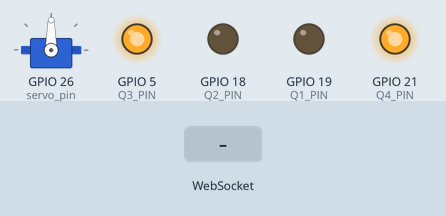
The sketch below on a simulated ESP32. Parts: servo, output pins drawn as LEDs (lit = HIGH). The test bench sets the inputs (shaded band). WiFi joins after 1.5 s; servers stay silent unless stated; what the sketch prints to the serial monitor is not drawn.

Above: at 4.7 s.
4.8 s: WebSocket text "forward_start" received
At 5.1 s:
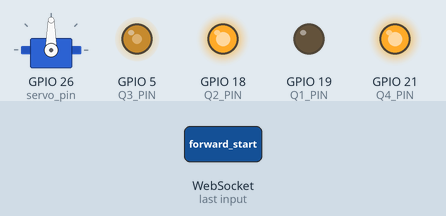
6.3 s: WebSocket text "back_start" received
At 7.4 s:
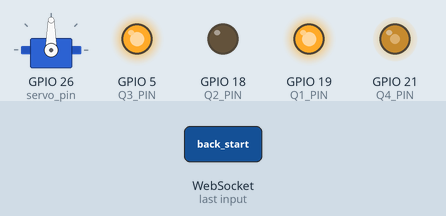
7.8 s: WebSocket text "forward_stop" received
At 8.5 s:
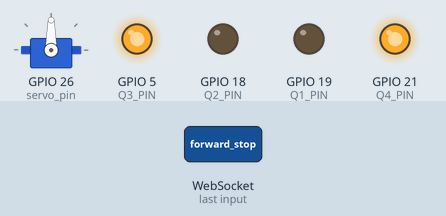
9.3 s: WebSocket text "rear_break" received
At 9.7 s:
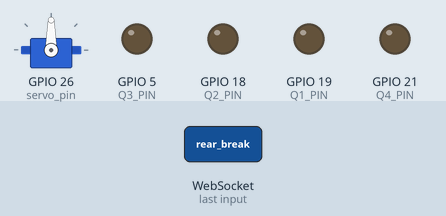
10.8 s: WebSocket text "left_start" received
At 12.0 s:
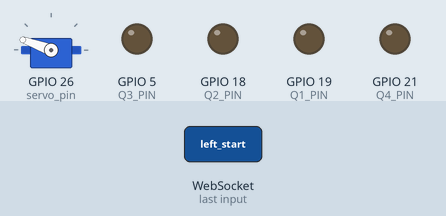
12.3 s: WebSocket text "back_stop" received
At 13.1 s:
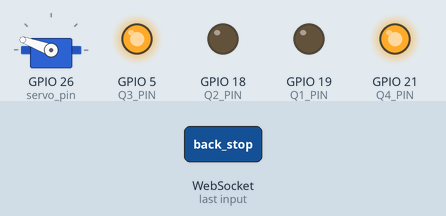
Timing chart, 0 to 14.8 s (numbered marks = the images above; inputs shaded):
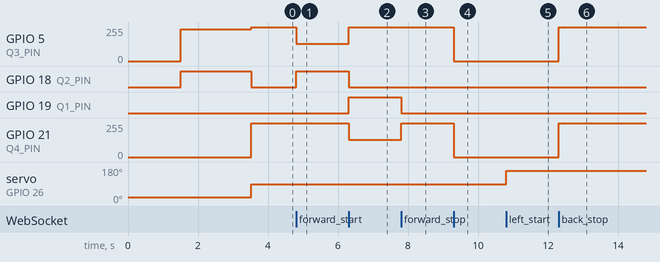

Measured:
- after the input at 4.8 s, GPIO 5 (Q3_PIN): 255/255 → 128/255 at once; GPIO 18 (Q2_PIN): LOW → HIGH at once
- after the input at 6.3 s, GPIO 5 (Q3_PIN): 128/255 → 255/255 at once; GPIO 18 (Q2_PIN): HIGH → LOW at once; GPIO 19 (Q1_PIN): LOW → HIGH at once; GPIO 21 (Q4_PIN): 255/255 → 128/255 at once
- after the input at 7.8 s, GPIO 19 (Q1_PIN): HIGH → LOW at once; GPIO 21 (Q4_PIN): 128/255 → 255/255 at once
- after the input at 9.3 s, GPIO 5 (Q3_PIN), GPIO 21 (Q4_PIN): 255/255 → 0/255 at once
- after the input at 10.8 s, servo on GPIO 26 (servo_pin): 90° → 160° at once
- after the input at 12.3 s, GPIO 5 (Q3_PIN), GPIO 21 (Q4_PIN): 0/255 → 255/255 at once

The sketch:

sketch_apr1a.ino
```cpp
#include <WiFi.h>
#include <WebSocketsServer.h>
#include <ESP32Servo.h>

Servo servo;
// Published values for SG90 servos; adjust if needed
int minUs = 1000;
int maxUs = 2000;

int position = 0;    // variable to store the servo position


const char* ssid = "Z";
const char* password = "Jay232323";

WebSocketsServer webSocket(81);

#define Q1_PIN 19     // BD140 (PNP) transistor for backward direction
#define Q2_PIN 18     // BD140 (PNP) transistor for forward direction
#define Q3_PIN 5      // BD139 (NPN) transistor for forward direction
#define Q4_PIN 21     // BD139 (NPN) transistor for backward direction
// #define left_pin 25   // Turn left side
// #define right_pin 26  // Turn right side
#define servo_pin 26

//Define PWM frequency
#define PWM_FREQUENCY 50000  // 50k is best 20k frequency is noise effective & 30k frequency give low rpm tourqe
#define PWM_RESOLUTION 8

int JumpStart_Value = 130;
int JumpStart_duty = 200;  // Set at which duty cycle you want JumpStart feature
int JumpStart_delay = 50;  // At very low speeds provide delay for JumpStart & get momentum
int speedValue = 128;      //LOW signal will control speed of motor so decreasing duty cytle increase speed

// Alternate Low as High & vice versa for polarity if BJT driver in use
// Becase the Opposites Transistors are use to drive Main H-Bridge
bool H = LOW;
bool L = HIGH;

// Function for Forward Rear Action
void Forward_Rear(int duty_cycle) {
  // Forward direction: Q2 and Q3 ON
  digitalWrite(Q1_PIN, H);        // PMOS (Q1) OFF
  digitalWrite(Q2_PIN, L);        // PMOS (Q2) ON
  ledcWrite(Q3_PIN, duty_cycle);  // Control speed of NMOS (Q3) with PWM
  ledcWrite(Q4_PIN, 255);         // NMOS (Q4) OFF

  //JumpStart Feature for Very Low speeds
  if (duty_cycle >= JumpStart_duty && duty_cycle < 250) {
    ledcWrite(Q3_PIN, JumpStart_Value);
    delay(JumpStart_delay);  // Used JumpStart_delay variable to configure delay later
    ledcWrite(Q3_PIN, duty_cycle);
  }
}

// Function for Backward Rear Action
void Reverse_Rear(int duty_cycle) {
  // Backward direction: Q1 and Q4 ON
  digitalWrite(Q1_PIN, L);        // PMOS (Q1) ON
  digitalWrite(Q2_PIN, H);        // PMOS (Q2) OFF
  ledcWrite(Q3_PIN, 255);         // NMOS (Q3) OFF
  ledcWrite(Q4_PIN, duty_cycle);  // Control speed of NMOS (Q4) with PWM

  //JumpStart Feature for Very Low speeds
  if (duty_cycle >= JumpStart_duty && duty_cycle < 250) {
    ledcWrite(Q4_PIN, JumpStart_Value);
    delay(JumpStart_delay);  // Used JumpStart_delay variable to configure delay later
    ledcWrite(Q4_PIN, duty_cycle);
  }
}

// Function for Stopping Rear Action
void Rear_Stop() {
  digitalWrite(Q1_PIN, H);
  digitalWrite(Q2_PIN, H);
  ledcWrite(Q3_PIN, 255);
  ledcWrite(Q4_PIN, 255);
}

// Function for Dynamic Breaking (shorting Motor terminals via transistor to High side or Low side)
void Rear_Break() {
  // Turning ON both NPN Transistor
  digitalWrite(Q1_PIN, H);
  digitalWrite(Q2_PIN, H);
  ledcWrite(Q3_PIN, 0);  // Q3 ON
  ledcWrite(Q4_PIN, 0);  // Q4 ON
}

// Function to set steering at 0 degree
void Set_straight() {
  // digitalWrite(left_pin, LOW);
  // digitalWrite(right_pin, LOW);
  servo.write(90);
}

// Function to set steering left
void Left_Turn() {
  // digitalWrite(right_pin, LOW);
  // digitalWrite(left_pin, HIGH);
  servo.write(160);
}

//Function to set steering right
void Right_Turn() {
  // digitalWrite(left_pin, LOW);
  // digitalWrite(right_pin, HIGH);
   servo.write(20); // Turn left
}

// Function to check Motor connection and working
void Hardware_check() {

  int delay_time = 10;
  pinMode(Q1_PIN, OUTPUT);
  pinMode(Q2_PIN, OUTPUT);
  // pinMode(left_pin, OUTPUT);
  // pinMode(right_pin, OUTPUT);

  digitalWrite(Q2_PIN, HIGH);
  for (int i = 10; i <= 200; i++) {
    ledcAttach(Q3_PIN,  100 * i, PWM_RESOLUTION);
    ledcWrite(Q3_PIN, 240);
    delay(delay_time);
  }
  // for (int i; i <= 100; i++) {
  //   ledcAttach(Q4_PIN, 1000 * i, PWM_RESOLUTION);
  //   digitalWrite(Q1_PIN, HIGH);
  //   ledcWrite(Q4_PIN, 230);
  //   delay(delay_time);
  //   digitalWrite(Q1_PIN, LOW);
  //   ledcWrite(Q4_PIN, 255);
  // }
  Left_Turn();
  delay(100);
  Right_Turn();
  delay(10);
}

void setup() {
  Serial.begin(115200);
  WiFi.begin(ssid, password);
  while (WiFi.status() != WL_CONNECTED) {
    delay(500);
    Serial.print(".");
  }
  Serial.println("\nWiFi Connected!");
  Serial.print("ESP32 IP Address: ");
  Serial.println(WiFi.localIP());

  webSocket.begin();
  webSocket.onEvent(webSocketEvent);
  Serial.println("WebSocket Server Started!");

  Hardware_check();  // run hardware check function

  // Set motor control pins as output
  pinMode(Q1_PIN, OUTPUT);
  pinMode(Q2_PIN, OUTPUT);
  ledcAttach(Q3_PIN, PWM_FREQUENCY, PWM_RESOLUTION);
  ledcAttach(Q4_PIN, PWM_FREQUENCY, PWM_RESOLUTION);
  // pinMode(left_pin, OUTPUT);
  // pinMode(right_pin, OUTPUT);
  servo.setPeriodHertz(50);      // Standard 50hz servo
	servo.attach(servo_pin, minUs, maxUs);

  // Initially, turn off all transistors (ensures the motor is stopped)
  digitalWrite(Q1_PIN, H);
  digitalWrite(Q2_PIN, H);
  // digitalWrite(Q3_PIN, H);
  // digitalWrite(Q4_PIN, H);
  ledcWrite(Q3_PIN, 255);
  ledcWrite(Q4_PIN, 255);
  // digitalWrite(left_pin, LOW);
  // digitalWrite(right_pin, LOW);
  servo.write(90);

}

// WebSocket Event Handler
void webSocketEvent(uint8_t num, WStype_t type, uint8_t* payload, size_t length) {
  String command = String((char*)payload);
  Serial.println("Received: " + command);

  // Rear Control Commands
  if (command == "forward_start") Forward_Rear(speedValue);
  else if (command == "back_start") Reverse_Rear(speedValue);
  else if (command == "forward_stop") Rear_Stop();
  else if (command == "back_stop") Rear_Stop();
  else if (command == "rear_break") Rear_Break();
  else if (command == "break_stop") Rear_Stop();  // You can use Rear Stop which will turn off all transistor

  // Direction Control Commands
  else if (command == "left_start") Left_Turn();
  else if (command == "right_start") Right_Turn();
  else if (command == "right_stop") Set_straight();
  else if (command == "left_stop") Set_straight();
  else if (command.startsWith("speed:")) {
    speedValue = command.substring(6).toInt();
    Serial.println("Speed set to: " + String(speedValue));
  }
}

void loop() {
  webSocket.loop();
}
```
